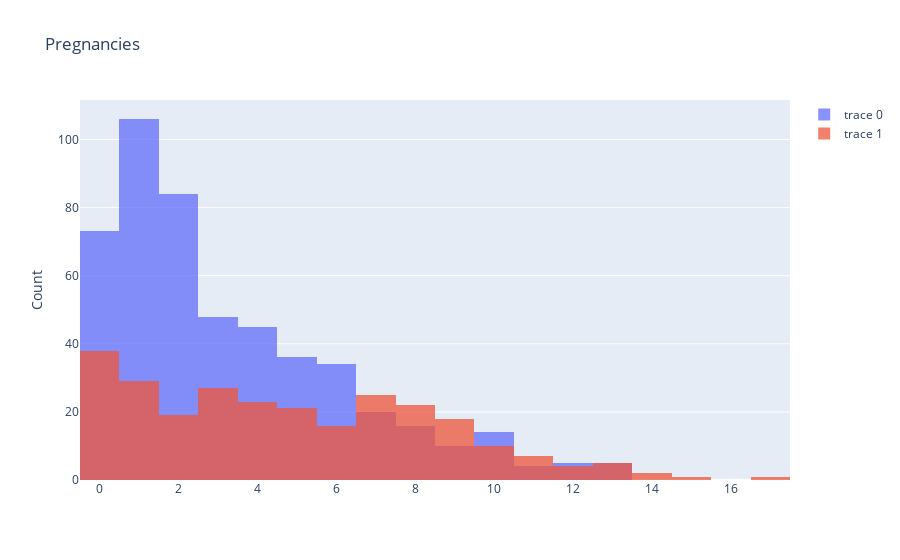

This figure's notebook cell:
### Code cell
plotBarCat(df,df_name[0],'Outcome')

### Figure 1 — Plotly figure (JSON) as saved in the notebook; plotly's stock layout.template omitted (floating-point values rounded to 4 significant figures; data arrays with more than 128 entries replaced by an {"elided": "..."} marker saying what was removed)
{"data": [{"opacity": 0.75, "type": "histogram", "x": {"elided": "500 int values"}}, {"opacity": 0.75, "type": "histogram", "x": {"elided": "268 int values"}}], "layout": {"barmode": "overlay", "title": {"text": "Pregnancies"}, "yaxis": {"title": {"text": "Count"}}}}
